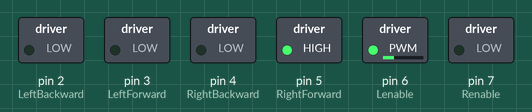
Recording of a sketch running on a simulated Arduino Uno, built with avr-gcc and run on an emulated ATmega328P. On the bench: switched loads named in the sketch (green lamp = pin HIGH). What the sketch prints to the serial monitor is not drawn.

Above: at 0.1 s.
Timing chart, 0 to 1.6 s (numbered marks = the images above):
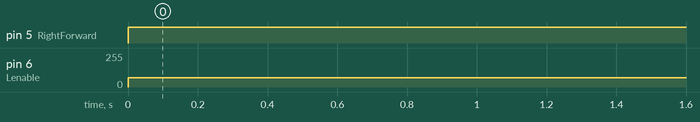

The sketch:

driving_functions.ino
```cpp
#include <SoftwareSerial.h>//bluetooth library
SoftwareSerial bluetoothSerial(7, 6); // RX, TX

//initial motors pin
int RightForward = 5;
int RightBackward = 4;
int LeftForward = 3;
int LeftBackward = 2;
int Renable= 7;
int Lenable = 6;
char command;

void setup() {
  // put your setup code here, to run once:
  bluetoothSerial.begin(9600);  //Set the baud rate to your Bluetooth module.

Serial.begin(9600);
pinMode(RightForward, OUTPUT);
  pinMode(RightBackward, OUTPUT);
  pinMode(LeftForward, OUTPUT);
  pinMode(LeftBackward, OUTPUT);
pinMode(Lenable, OUTPUT);
pinMode(Renable, OUTPUT);
}

void loop() {
  // put your main code here, to run repeatedly:
 turnRight();
}


void turnRight()
{
  Serial.println("turnLeft");
  analogWrite(Renable,-50);
  analogWrite(Lenable,70);
  digitalWrite(RightForward, HIGH);
  digitalWrite(RightBackward, LOW);

  digitalWrite(LeftForward, LOW);
  digitalWrite(LeftBackward, LOW);
}

void straight()
{
   Serial.println("straight");

   digitalWrite(RightForward, HIGH);
   digitalWrite(RightBackward, LOW);
   digitalWrite(LeftForward, HIGH);
   digitalWrite(LeftBackward, LOW);
}

void turnLeft()
{
Serial.println("turnR");

  digitalWrite(RightForward, LOW);
  digitalWrite(RightBackward, LOW);

  digitalWrite(LeftForward, HIGH);
  digitalWrite(LeftBackward, LOW);
}

void turnRightmost()
{
  Serial.println("turnRightmost");

  digitalWrite(RightForward, HIGH);
  digitalWrite(RightBackward, LOW);

  digitalWrite(LeftForward, LOW);
  digitalWrite(LeftBackward, HIGH);

}
void Reverse()
{

  digitalWrite(RightForward, LOW);
  digitalWrite(RightBackward, HIGH);

  digitalWrite(LeftForward, LOW);
  digitalWrite(LeftBackward, HIGH);
}

void turnLeftmost()
{

  digitalWrite(RightForward, LOW);
  digitalWrite(RightBackward, HIGH);

  digitalWrite(LeftForward, HIGH);
  digitalWrite(LeftBackward, LOW);

}

void Stop()
{


  digitalWrite(RightForward, LOW);
  digitalWrite(RightBackward, LOW);

  digitalWrite(LeftForward, LOW);
  digitalWrite(LeftBackward, LOW);

}

void turnRightbackward()
{


  digitalWrite(RightForward, LOW);
  digitalWrite(RightBackward, HIGH);

  digitalWrite(LeftForward, LOW);
  digitalWrite(LeftBackward, LOW);

}

void turnLeftbackward()
{


  digitalWrite(RightForward, LOW);
  digitalWrite(RightBackward, LOW);

  digitalWrite(LeftForward, LOW);
  digitalWrite(LeftBackward, HIGH);

}
```

Measured:
- by itself, pin 5 (RightForward): LOW → HIGH at 0.00 s
- by itself, pin 6 (Lenable): 0/255 → 70/255 at 0.00 s
